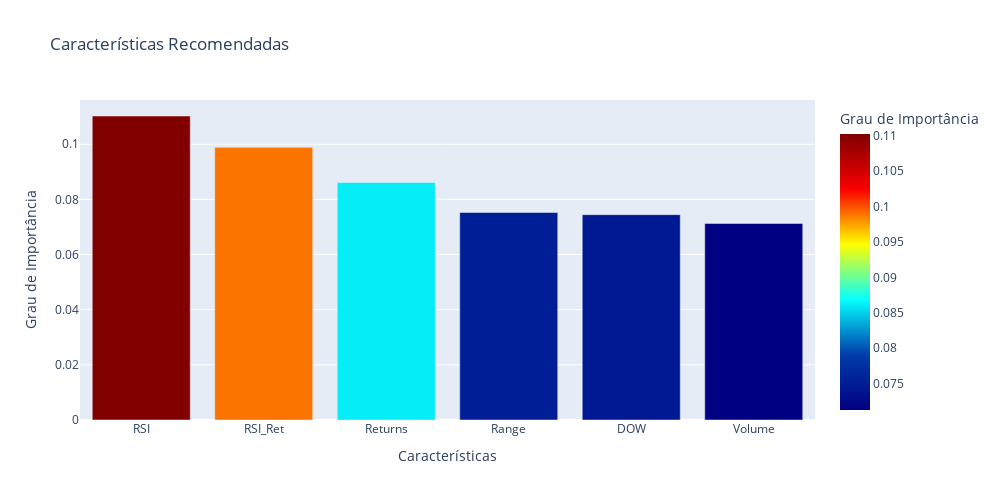

The notebook cell saved with this chart:
### Code cell
# Criar DataFrame com os atributos recomendados
recommended_feature_df = pd.DataFrame({
    'Características': recommended_feature_labels,
    'Importância': recommended_feature_score
})

# Ordenar o DataFrame pela importância dos atributos
recommended_feature_df = recommended_feature_df.sort_values(by='Importância', ascending=False)

# Criar o gráfico de barras interativo
fig = px.bar(recommended_feature_df, x='Características', y='Importância',
             labels={'Importância': 'Grau de Importância'},
             title='Características Recomendadas',
             color='Importância', color_continuous_scale='Jet',
             height=500, width=1000)

# Adicionar título e rótulos dos eixos
fig.update_layout(title_text='Características Recomendadas',
                  xaxis_title='Características',
                  yaxis_title='Grau de Importância')

# Exibir o gráfico interativo
fig.show()

### Figure 1 — Plotly figure (JSON) as saved in the notebook; plotly's stock layout.template omitted (floating-point values rounded to 4 significant figures)
{"data": [{"alignmentgroup": "True", "hovertemplate": "Características=%{x}<br>Grau de Importância=%{marker.color}<extra></extra>", "legendgroup": "", "marker": {"color": [0.1103, 0.0989, 0.08613, 0.07525, 0.07448, 0.07128], "coloraxis": "coloraxis", "pattern": {"shape": ""}}, "name": "", "offsetgroup": "", "orientation": "v", "showlegend": false, "textposition": "auto", "type": "bar", "x": ["RSI", "RSI_Ret", "Returns", "Range", "DOW", "Volume"], "xaxis": "x", "y": [0.1103, 0.0989, 0.08613, 0.07525, 0.07448, 0.07128], "yaxis": "y"}], "layout": {"barmode": "relative", "coloraxis": {"colorbar": {"title": {"text": "Grau de Importância"}}, "colorscale": [[0, "rgb(0,0,131)"], [0.2, "rgb(0,60,170)"], [0.4, "rgb(5,255,255)"], [0.6, "rgb(255,255,0)"], [0.8, "rgb(250,0,0)"], [1, "rgb(128,0,0)"]]}, "height": 500, "legend": {"tracegroupgap": 0}, "title": {"text": "Características Recomendadas"}, "width": 1000, "xaxis": {"anchor": "y", "domain": [0, 1], "title": {"text": "Características"}}, "yaxis": {"anchor": "x", "domain": [0, 1], "title": {"text": "Grau de Importância"}}}}
